Frame 1 (no input): blank canvas, image omitted
Frame 60 (the mouse pressed at the canvas centre just before this capture): blank canvas, image omitted
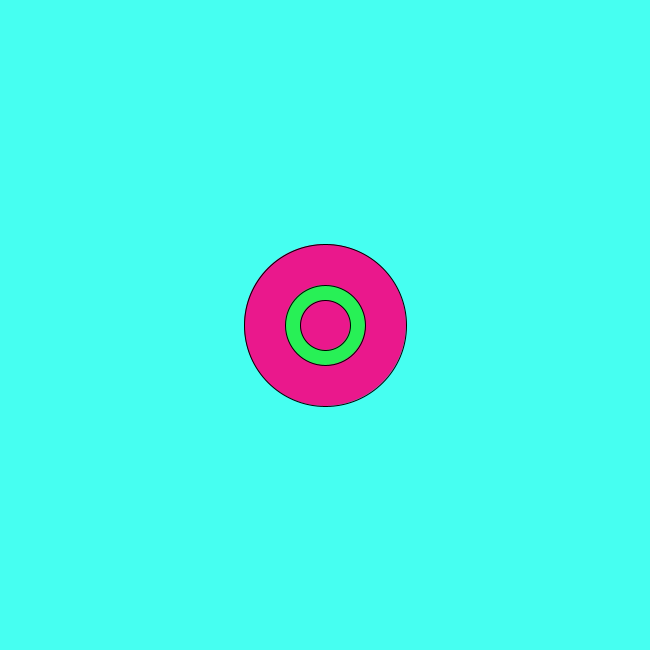
Frame 120 (the mouse held since frame 60 and released just before this capture)

The Processing sketch whose frames 1 and 60 were blank and that drew this single picture after the mouse press (run headless with seeded random() and noise(); from frame 60 on, the mouse is pressed at the canvas centre):

// Processing sketch: processing_108376
// ── processing_108376.pde

float vel=5;
void setup() {
  size(650, 650);
  background(205, 255, 59);
  noCursor();
}

void draw () {
 vel=dist(mouseX,mouseY,pmouseX,pmouseY);
  if (mousePressed){
    background (70,255,241);
    if (mousePressed) {
   ellipse(mouseX, mouseY, mouseX/2, mouseY/2);
     fill(40,240,86);
  ellipse(mouseX,mouseY,80,80);
  fill(234,24,140);
  ellipse(mouseX,mouseY,50, 50);
    float vel = 500;
    translate(width, height);
    }
   }
  else {
    float vel = 0;
    vel=dist(mouseX, mouseY, pmouseX, pmouseY);
    background(205, 255, 59);
    ellipse(mouseX,mouseY,vel,vel);
    fill (180,27,86);
    ellipse(mouseX,mouseY,vel,vel);
    fill (255, 103, 192);
  }
}
